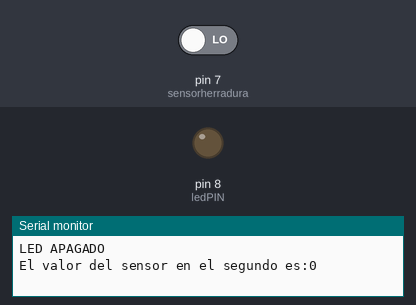
The sketch below on a simulated Arduino Uno, built with avr-gcc and run on an emulated ATmega328P. Shown: output pins drawn as LEDs (lit = HIGH), the last lines printed to the serial monitor. The test bench sets the inputs (shaded band); at power-on: pin 7 (sensorherradura) LOW.

Above: at 1.8 s.
1.9 s: pin 7 (sensorherradura) driven HIGH
At 4.2 s:
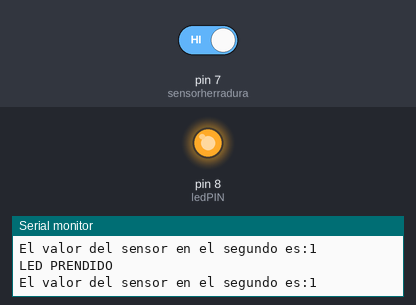
4.5 s: pin 7 (sensorherradura) driven LOW
At 6.6 s:
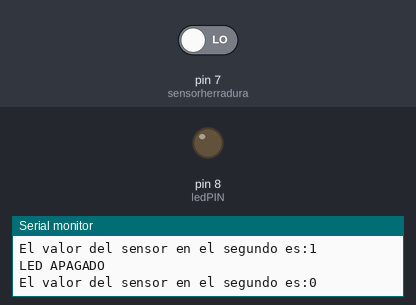
Timing chart, 0 to 8.1 s (numbered marks = the images above; inputs shaded):
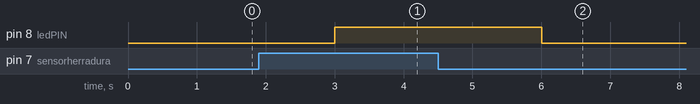

The sketch:

trabajo_grupo.ino
```cpp
int ledPIN = 8;
int sensorherradura = 7;
int vector[50];
int i = 0;
int infrarojo = 0;

void setup() {
  //declarar variables y puerto serial
  Serial.begin(9600);    //iniciar puerto serie
  pinMode(ledPIN , OUTPUT);  //definir pin como salida
  pinMode(sensorherradura, INPUT);
}

void loop(){
 //llenar base de datos
  vector[i] = digitalRead(sensorherradura);
 //sensado
  infrarojo = digitalRead(sensorherradura);
  delay(1000);

  // actuador
  if( infrarojo ==1){
    digitalWrite(ledPIN , HIGH);   // poner el Pin en HIGH
    Serial.println("LED PRENDIDO");
  }
   else{
     digitalWrite(ledPIN , LOW);
     Serial.println("LED APAGADO");
   }


  //consola

  i++;


  //interface
  Serial.print("El valor del sensor en el segundo es:");
  Serial.println(infrarojo);


}
```

Measured:
- after the input at 1.9 s, pin 8 (ledPIN): LOW → HIGH after 1.1 s
- after the input at 4.5 s, pin 8 (ledPIN): HIGH → LOW after 1.5 s
